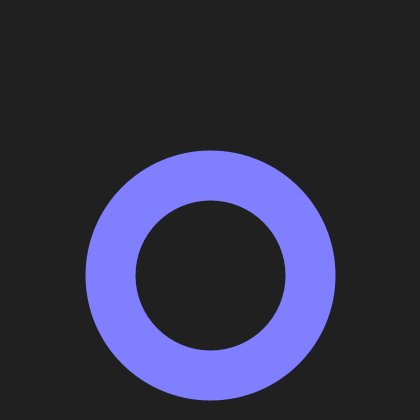
Frame 1 (no input)
Frame 60 (the mouse pressed at the canvas centre just before this capture): identical to frame 1, image omitted
Frame 120 (the mouse held since frame 60 and released just before this capture): identical to frame 1, image omitted

The Processing sketch that drew this single still picture (run headless with seeded random() and noise(); from frame 60 on, the mouse is pressed at the canvas centre):

// Processing sketch: sketch_02_10_Ring_Button
// ── sketch_02_10_Ring_Button.pde
// Blue ring
float x2 = 210;
float y2 = 275;
float radius2 = 100;
float strokeWeight = 50;

PVector mouse;
PVector blueRingCenter = new PVector(x2, y2);

void setup() {
  size(420, 420);
  ellipseMode(RADIUS);
}

void draw() {
  background(32);

  pushStyle();
  noFill();
  strokeWeight(50);
  float d = dist(x2, y2, mouseX, mouseY);
  if (d < radius2 + (strokeWeight / 2.0) &&
    d > radius2 - (strokeWeight / 2.0)) {
    stroke(255, 255, 127);
  } else {
    stroke(127, 127, 255);
  }
  ellipse(x2, y2, radius2, radius2);  
  popStyle();

  // See https://processing.org/examples/vectormath.html .

  // 4. Vectors track both direction and magnitude, so we can 
  if (mousePressed && mouseButton == LEFT && d < radius2 + (strokeWeight / 2.0) &&
    d > radius2 - (strokeWeight / 2.0)) {
    pushStyle();
    mouse = new PVector(mouseX, mouseY);
    mouse.sub(blueRingCenter);
    mouse.normalize();
    mouse.mult(radius2);
    noStroke();
    fill(255, 127, 127);
    ellipse(x2 + mouse.x, y2 + mouse.y, strokeWeight / 2.0, strokeWeight / 2.0);
    popStyle();
  }
}
